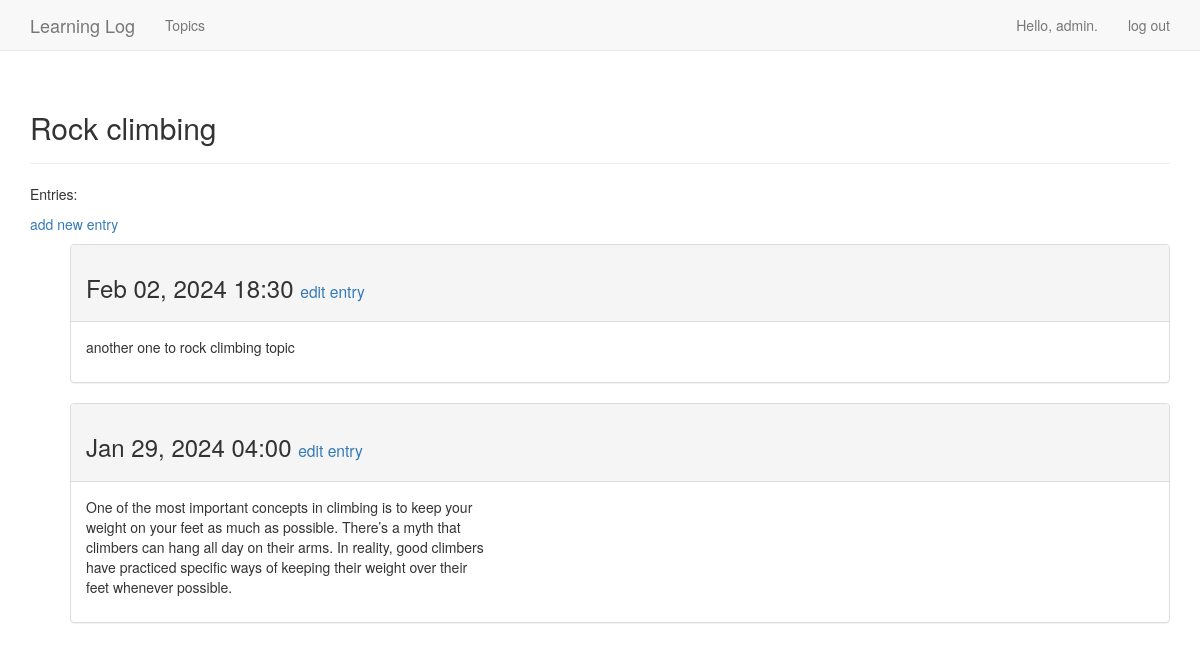
Page /topics/2 (signed in) on the committed database.
### learning_logs/models.py (models this page shows, shortened)
class Topic(models.Model):
    text = models.CharField(max_length=200)
    date_added = models.DateTimeField(auto_now_add=True)
    owner = models.ForeignKey(User, on_delete=models.CASCADE)
    def __str__(self):
        return self.text

class Entry(models.Model):
    topic = models.ForeignKey(Topic, on_delete=models.CASCADE)
    text = models.TextField()
    date_added = models.DateTimeField(auto_now_add=True)
    class Meta:
        verbose_name_plural = 'entries'

### learning_logs/views.py (the view)
# urls.py: path("topics/<topic_id>", views.topic, name="topic"),
@login_required
def topic(request, topic_id):
    topic = Topic.objects.get(id=topic_id)
    if topic.owner != request.user:
        raise Http404
    entries = topic.entry_set.order_by('-date_added')
    context = {'topic':topic, 'entries':entries}
    return render(request, 'learning_logs/topic.html', context)

### learning_logs/templates/learning_logs/topic.html (shortened to what this page needs)
{% extends "learning_logs/base.html" %}
{% block header %}
 <h2>{{ topic }}</h2>
{% endblock header %}
    {% block content %}
    <p>Entries:</p>
    <p>
        <a href="{% url 'new_entry' topic.id %}">add new entry</a>
    </p>
    <ul>
        {% for entry in entries %}
            <div class="panel panel-default">
                <div class="panel-heading">
                    <h3>
                        {{ entry.date_added|date:'M d, Y H:i' }}
                        <small>
                            <a href="{% url 'edit_entry' entry.id %}"> edit entry</a>
                        </small>
                    </h3>
                </div>
                <div class="panel-body">
                    {{ entry.text|linebreaks }}
                </div>
            </div>
        {% empty %}
            There are no entries for this project yet!
        {% endfor %}
    </ul>
    {% endblock content %}

### learning_logs/templates/learning_logs/base.html (shortened to what this page needs)
{% load bootstrap3 %}
<!DOCTYPE html>
<html lang="en">
<head>
    {% bootstrap_css %}
</head>
<body>
    <nav class="navbar navbar-default navbar-static-top">
        <div class="container">
            <div class="navbar-header">
                <a class="navbar-brand" href="{% url 'index' %}">
                    Learning Log</a>
            </div>
            <div id="navbar" class="navbar-collapse collapse">
                <ul class="nav navbar-nav">
                    <li><a href="{% url 'topics' %}">Topics</a></li>
                </ul>
                <ul class="nav navbar-nav navbar-right">
                    {% if user.is_authenticated %}
                        <li><a>Hello, {{ user.username }}.</a></li>
                        <li><a href="{% url 'logout' %}">log out</a></li>
                    {% else %}
                        <li><a href="{% url 'register' %}">register</a></li>
                        <li><a href="{% url 'login' %}">log in</a></li>
                    {% endif %}
                </ul>
            </div>
        </div>
    </nav>
    <div class="container">
        <div class="page-header">
            {% block header %}{% endblock header %}
        </div>
        <div>
            {% block content %}{% endblock content %}
        </div>
    </div>
</body>
</html>

### rows in the picture
Topic: text "Rock climbing"
Entry: date_added "Feb 02, 2024 18:30", text "another one to rock climbing topic"
Entry: date_added "Jan 29, 2024 04:00", text "One of the most important concepts in climbing is to keep your weight on your feet as much as possible. There’s a myth that climbers can hang all day on their arms. In reality, good climbers have practiced specific ways of keeping their weight over their feet whenever possible."

### other values in the picture
{{ user.username }} "admin"
